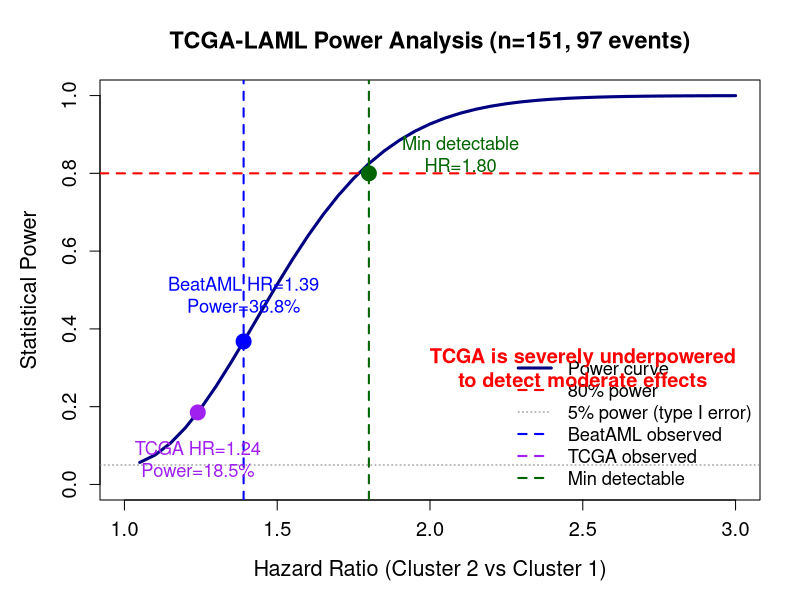

R code for this plot:
#!/usr/bin/env Rscript
# Phase 4 Part 3: TCGA Power Analysis
# Purpose: Calculate minimum detectable effect size and power curves

suppressPackageStartupMessages({
  library(dplyr)
})

setwd("D:/Projects/Project_AML")

cat("==============================================================================\n")
cat("TCGA POWER ANALYSIS\n")
cat("==============================================================================\n\n")

# Create output directories
dir.create("03_Results/21_Manuscript_Prep", recursive = TRUE, showWarnings = FALSE)
dir.create("04_Figures/20_Manuscript_Prep", recursive = TRUE, showWarnings = FALSE)

# TCGA parameters
tcga_n <- 151
tcga_events <- 97
tcga_c1 <- 76
tcga_c2 <- 75
tcga_event_rate <- tcga_events / tcga_n

cat("TCGA-LAML Cohort:\n")
cat(sprintf("  Total n: %d\n", tcga_n))
cat(sprintf("  Events: %d (%.1f%%)\n", tcga_events, tcga_event_rate * 100))
cat(sprintf("  Cluster 1: %d\n", tcga_c1))
cat(sprintf("  Cluster 2: %d\n\n", tcga_c2))

# BeatAML observed effect
beatAML_observed_hr <- 1.39
tcga_observed_hr <- 1.24

# Function to calculate power for survival studies
# Schoenfeld formula: N_events = (Z_alpha + Z_beta)^2 * 4 / (log(HR))^2
calculate_power <- function(hr, n_events, alpha = 0.05) {
  z_alpha <- qnorm(1 - alpha/2)
  required_events <- (z_alpha + qnorm(0.80))^2 * 4 / (log(hr))^2

  # Observed vs required ratio gives approximate power
  # Using non-central chi-square approximation
  ncp <- (log(hr)^2 * n_events) / 4
  power <- 1 - pchisq(qchisq(1 - alpha, df = 1), df = 1, ncp = ncp)

  return(list(
    power = power,
    required_events = required_events
  ))
}

# Calculate power for range of HRs
hr_range <- seq(1.05, 3.0, by = 0.05)
power_results <- data.frame(
  HR = hr_range,
  Power = sapply(hr_range, function(hr) {
    result <- calculate_power(hr, tcga_events)
    return(result$power)
  }),
  Required_events_80pct = sapply(hr_range, function(hr) {
    (qnorm(0.975) + qnorm(0.80))^2 * 4 / (log(hr))^2
  })
)

# Find HR for 80% power
power_80_idx <- which(power_results$Power >= 0.80)[1]
if (is.na(power_80_idx)) {
  power_80_hr <- NA
  cat("⚠ TCGA cannot detect any HR up to 3.0 with 80% power\n\n")
} else {
  power_80_hr <- power_results$HR[power_80_idx]
  cat(sprintf("Minimum detectable HR (80%% power): %.2f\n\n", power_80_hr))
}

# Power for observed HRs
power_beatAML_hr <- calculate_power(beatAML_observed_hr, tcga_events)$power
power_tcga_hr <- calculate_power(tcga_observed_hr, tcga_events)$power

cat("Power to detect observed effects:\n")
cat(sprintf("  BeatAML HR=%.2f: %.1f%% power\n", beatAML_observed_hr, power_beatAML_hr * 100))
cat(sprintf("  TCGA HR=%.2f: %.1f%% power\n\n", tcga_observed_hr, power_tcga_hr * 100))

# Required sample size for 80% power at BeatAML effect
required_events_beatAML <- (qnorm(0.975) + qnorm(0.80))^2 * 4 / (log(beatAML_observed_hr))^2
required_n_beatAML <- required_events_beatAML / tcga_event_rate

cat("Required sample size to detect BeatAML effect (HR=1.39):\n")
cat(sprintf("  Required events: %d\n", ceiling(required_events_beatAML)))
cat(sprintf("  Required total n: %d (at %.1f%% event rate)\n",
            ceiling(required_n_beatAML), tcga_event_rate * 100))
cat(sprintf("  TCGA has: %d events (%.1f%% of required)\n\n",
            tcga_events, tcga_events / required_events_beatAML * 100))

# Create power summary table
power_summary <- data.frame(
  Metric = c(
    "TCGA total n",
    "TCGA events",
    "TCGA event rate (%)",
    "BeatAML observed HR",
    "TCGA observed HR",
    "Minimum detectable HR (80% power)",
    "Power to detect BeatAML HR (%)",
    "Power to detect TCGA HR (%)",
    "Required events for 80% power (HR=1.39)",
    "TCGA has (% of required)"
  ),
  Value = c(
    tcga_n,
    tcga_events,
    round(tcga_event_rate * 100, 1),
    round(beatAML_observed_hr, 2),
    round(tcga_observed_hr, 2),
    ifelse(is.na(power_80_hr), ">3.0", round(power_80_hr, 2)),
    round(power_beatAML_hr * 100, 1),
    round(power_tcga_hr * 100, 1),
    ceiling(required_events_beatAML),
    round(tcga_events / required_events_beatAML * 100, 1)
  )
)

write.csv(power_summary,
          "03_Results/21_Manuscript_Prep/tcga_power_analysis_detailed.csv",
          row.names = FALSE)

cat("=== POWER SUMMARY ===\n\n")
print(power_summary, row.names = FALSE)

# Create power curve plot
pdf("04_Figures/20_Manuscript_Prep/tcga_power_curve.pdf", width = 10, height = 7)
par(mar = c(5, 5, 4, 2))

plot(power_results$HR, power_results$Power,
     type = "l", lwd = 3, col = "navy",
     xlab = "Hazard Ratio (Cluster 2 vs Cluster 1)",
     ylab = "Statistical Power",
     main = "TCGA-LAML Power Analysis (n=151, 97 events)",
     ylim = c(0, 1),
     xlim = c(1, 3),
     cex.lab = 1.3,
     cex.axis = 1.2,
     cex.main = 1.4)

# Add reference lines
abline(h = 0.80, lty = 2, col = "red", lwd = 2)
abline(h = 0.05, lty = 3, col = "gray50", lwd = 1)
abline(v = beatAML_observed_hr, lty = 2, col = "blue", lwd = 2)
if (!is.na(power_80_hr) && power_80_hr <= 3.0) {
  abline(v = power_80_hr, lty = 2, col = "darkgreen", lwd = 2)
}

# Add points for observed HRs
points(beatAML_observed_hr, power_beatAML_hr, pch = 19, col = "blue", cex = 2)
points(tcga_observed_hr, power_tcga_hr, pch = 19, col = "purple", cex = 2)
if (!is.na(power_80_hr) && power_80_hr <= 3.0) {
  points(power_80_hr, 0.80, pch = 19, col = "darkgreen", cex = 2)
}

# Add labels
text(beatAML_observed_hr, power_beatAML_hr + 0.12,
     sprintf("BeatAML HR=%.2f\nPower=%.1f%%", beatAML_observed_hr, power_beatAML_hr * 100),
     col = "blue", cex = 1.1)

text(tcga_observed_hr, power_tcga_hr - 0.12,
     sprintf("TCGA HR=%.2f\nPower=%.1f%%", tcga_observed_hr, power_tcga_hr * 100),
     col = "purple", cex = 1.1)

if (!is.na(power_80_hr) && power_80_hr <= 3.0) {
  text(power_80_hr + 0.3, 0.85,
       sprintf("Min detectable\nHR=%.2f", power_80_hr),
       col = "darkgreen", cex = 1.1)
}

# Add legend
legend("bottomright",
       legend = c("Power curve", "80% power", "5% power (type I error)",
                  "BeatAML observed", "TCGA observed",
                  if (!is.na(power_80_hr) && power_80_hr <= 3.0) "Min detectable" else NULL),
       lty = c(1, 2, 3, 2, 2, if (!is.na(power_80_hr) && power_80_hr <= 3.0) 2 else NULL),
       col = c("navy", "red", "gray50", "blue", "purple",
               if (!is.na(power_80_hr) && power_80_hr <= 3.0) "darkgreen" else NULL),
       lwd = c(3, 2, 1, 2, 2, if (!is.na(power_80_hr) && power_80_hr <= 3.0) 2 else NULL),
       cex = 1.1,
       bty = "n")

# Add text box with interpretation
text(2.5, 0.3,
     sprintf("TCGA is severely underpowered\nto detect moderate effects"),
     cex = 1.2, col = "red", font = 2)

dev.off()

cat("\n✅ Power analysis complete\n")
cat("\nFiles generated:\n")
cat("  - 03_Results/21_Manuscript_Prep/tcga_power_analysis_detailed.csv\n")
cat("  - 04_Figures/20_Manuscript_Prep/tcga_power_curve.pdf\n\n")

cat("==============================================================================\n")
cat("INTERPRETATION\n")
cat("==============================================================================\n\n")

if (power_beatAML_hr < 0.50) {
  cat("TCGA is SEVERELY UNDERPOWERED to detect the BeatAML effect\n")
  cat(sprintf("  - Only %.1f%% power to detect HR=%.2f\n", power_beatAML_hr * 100, beatAML_observed_hr))
  cat(sprintf("  - Would need %d events (%.0fx more) for 80%% power\n",
              ceiling(required_events_beatAML),
              required_events_beatAML / tcga_events))
  cat("\n✓ TCGA 'failure' is expected due to insufficient sample size\n")
  cat("✓ Effect size is consistent (HR=1.24 vs 1.39), just underpowered\n")
} else {
  cat("TCGA has moderate power to detect the BeatAML effect\n")
}

cat("\n")
